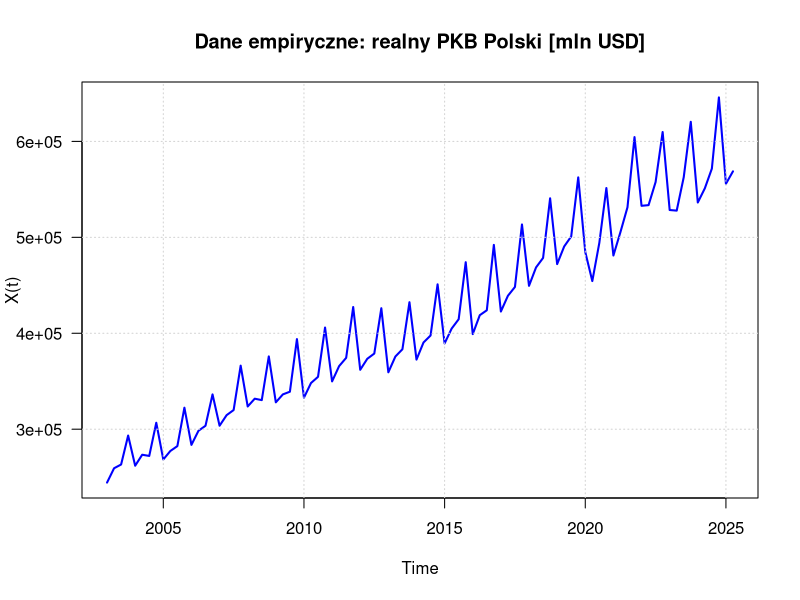
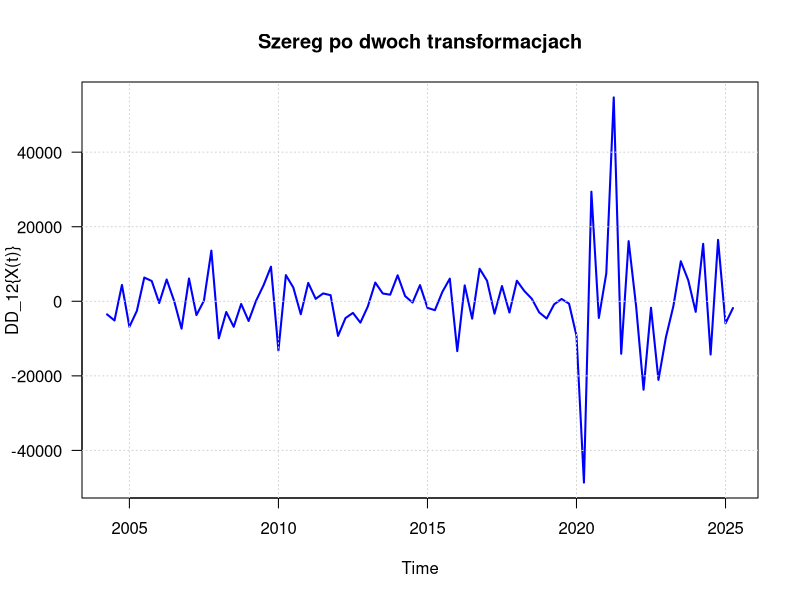
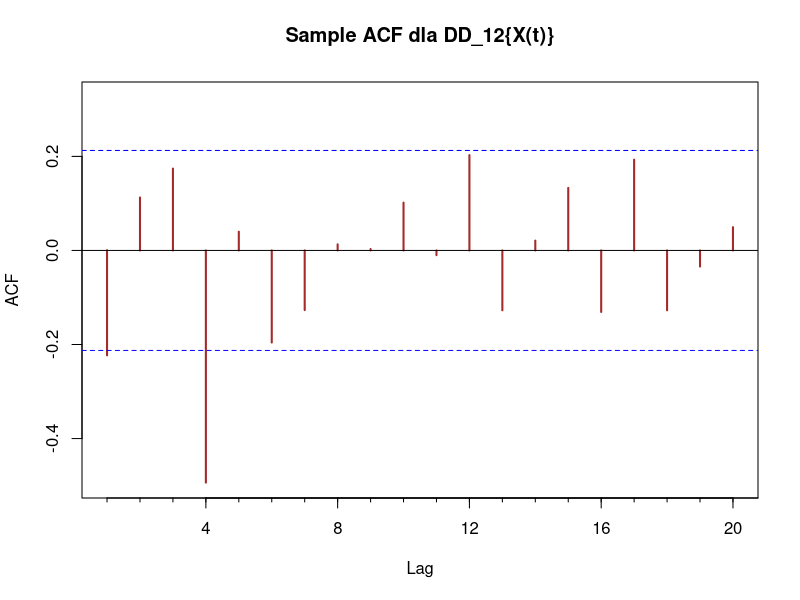
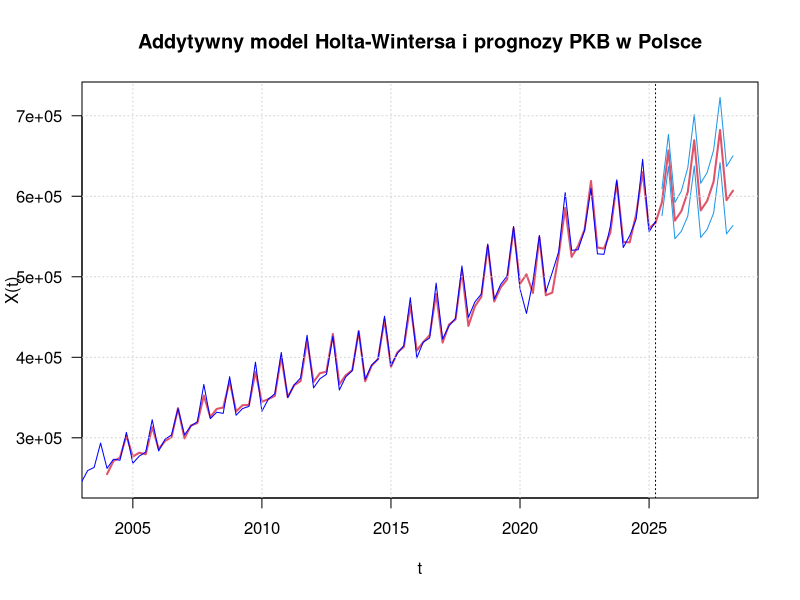
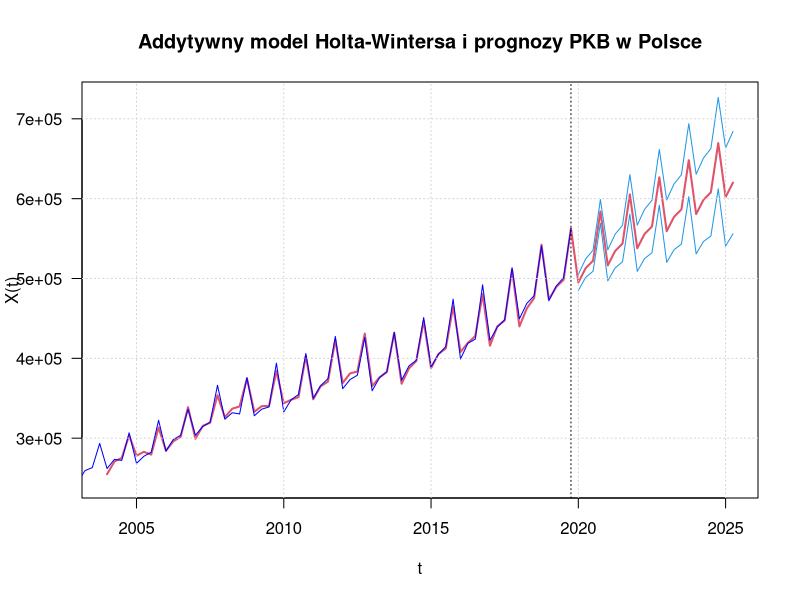
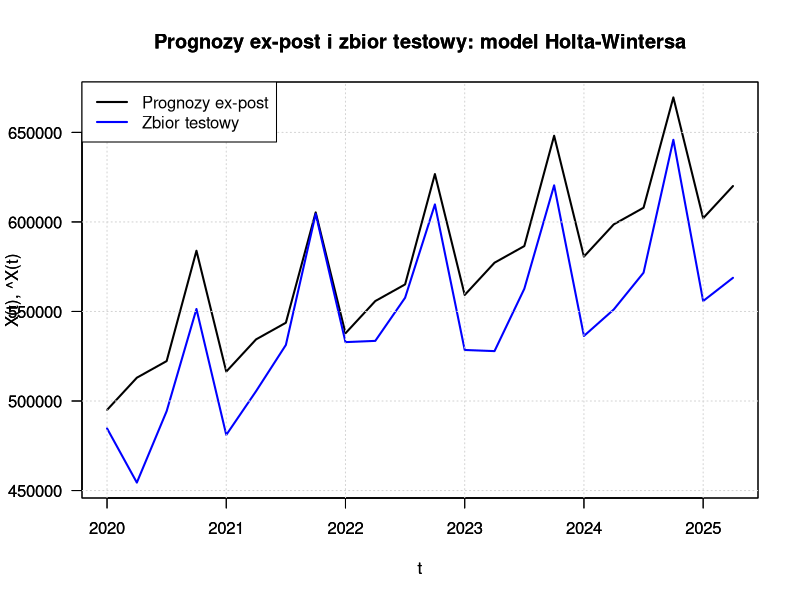
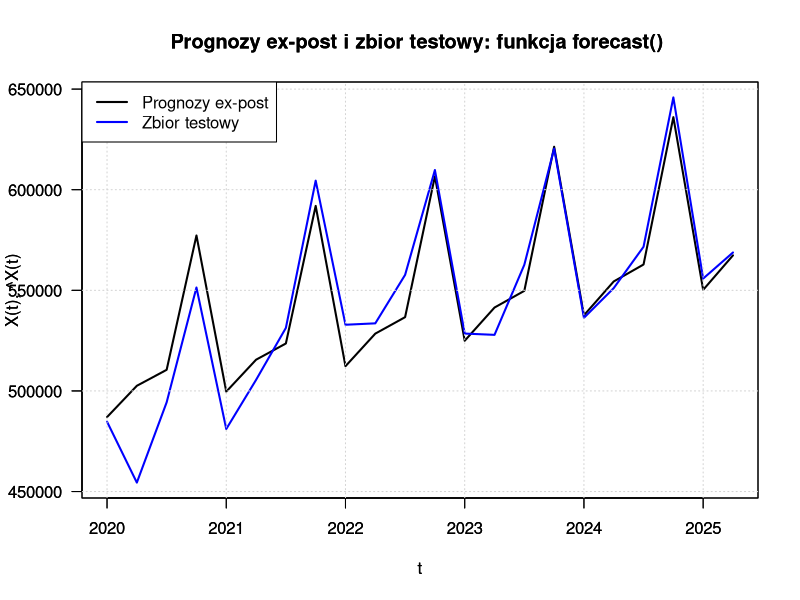
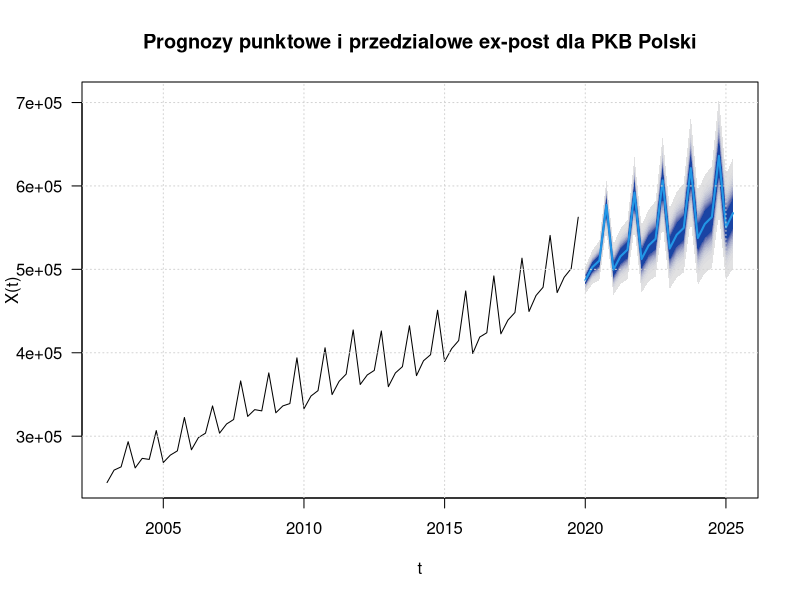

Write R code to recreate these figures, in order.
#### Analiza szeregow czasowych (M.S.) - laboratorium nr 5 (29 X 2025)
####  Tematy: 
####  1) Wygladzanie za pomoca metody Holta-Wintersa
####  2) Konstrukcja prognoz punktowych i przedzialowych; kryteria jakosci prognoz
####  3) Metoda dekompozycji STL (loess) i prognozowanie
####  Dane zrodlowe:  https://fred.stlouisfed.org/series/NGDPRNSAXDCPLQ 


####  1. Wczytanie i wstepna wizualizacja danych zrodlowych

library(tseries)
library(forecast)

dane <- read.csv("PLGDPQ.csv",header=TRUE,dec=".")

head(dane)
colnames(dane) <- c("Data","PKB")

# dane rejestrowane co kwartal
Xt <- dane$PKB

# konwersja do obiektu typu ts()
Xts <- ts(Xt,start=c(2003,1),frequency=4) 

plot(Xts,type="l",lwd=2,col="blue",xlab="Time",ylab="X(t)",main="Dane empiryczne: realny PKB Polski [mln USD]",las=1)
grid()

# retrospekcja:  dwukrotne roznicowanie (przyrosty, rozn. sezonowe)
Xts_2 <- diff(diff(Xts,lag=4))
plot(Xts_2,type="l",lwd=2,col="blue",xlab="Time",ylab="DD_12{X(t)}",main="Szereg po dwoch transformacjach",las=1)
grid()

Acf(Xts_2,lag.max=20,lwd=2,col="brown",main="Sample ACF dla DD_12{X(t)}")


####  2. Addytywna metoda Holta-Wintersa i prognozy ex-ante

# 3-letni horyzont prognozy
H <- 12

## a) wywolanie funkcji HoltWinters() w wersji podstawowej, model addytywny
HWadd <- HoltWinters(Xts,seasonal="additive")

# przykladowe reczne ustawienie parametrow wygladzenia [Hyndman: beta < alpha]
#HWadd <- HoltWinters(Xts,seasonal="additive",alpha=0.3,beta=0.2,gamma=0.25)

# parametry wygladzenia i skladniki trend/sezon
c(HWadd$alpha,HWadd$beta,HWadd$gamma)

HWadd$coefficients

## b) prognozy punktowe i przedzialowe na H okresow
HWaddprogn <- predict(HWadd,H,prediction.interval = TRUE,level=0.95)

# podglad prognoz ex-ante
HWaddprogn

# wizualizacja prognoz
plot(HWadd,HWaddprogn,lwd=2,col="blue",xlab="t",ylab="X(t)",main="Addytywny model Holta-Wintersa i prognozy PKB w Polsce",las=1)
grid()


#### 2'. HW multiplikatywny
## HWmult <- HoltWinters(Xts,seasonal="multiplicative") ....



#### 3. Addytywna metoda Holta-Wintersa: prognozowanie ex-post


## a) podzial trajektorii {X(t)} na zbior treningowy i testowy
N <- length(Xts)

# zbior treningowy
Xlearn <- window(Xts,start=c(2003,1),end=c(2019,4))

N1 <- length(Xlearn)
H <- N-N1
N1/N

# zbior testowy
Xtest <- window(Xts,start=c(2020,1))

## b) wygladzenie i prognozowanie metoda Holta-Wintersa + ustawienia startowe dla parametrow wygladzenia


HWadd2 <- HoltWinters(Xlearn,seasonal="additive",optim.start = c(alpha = 0.3, beta = 0.1, gamma = 0.1))

# prognozy punktowe i przedzialowe ex-post
HWadd2progn <- predict(HWadd2,H,prediction.interval = TRUE,level=0.95)

# wizualizacja prognoz punktowych i przedzialowych ex-post
plot(HWadd2,HWadd2progn,lwd=2,col="blue",xlab="t",ylab="X(t)",main="Addytywny model Holta-Wintersa i prognozy PKB w Polsce",las=1)
grid()

# podglad zbioru testowego i prognoz punktowych ex-post
cbind(Xtest,HWadd2progn[,1])

# wizualizacja: zbior testowy vs. prognozy ex-post
y_ <- min(c(HWadd2progn[,1],Xtest))
Y_ <- max(c(HWadd2progn[,1],Xtest))

plot(HWadd2progn[,1],lwd=2,ylim=c(y_,Y_),xlab="t",ylab="X(t), ^X(t)",main="Prognozy ex-post i zbior testowy: model Holta-Wintersa",las=1)
par(new=TRUE)
plot(Xtest,col="blue",lwd=2,ylim=c(y_,Y_),xlab="t",ylab="X(t), ^X(t)",main="Prognozy ex-post i zbior testowy: model Holta-Wintersa",las=1)
grid()
legend("topleft",c("Prognozy ex-post","Zbior testowy"),col=c("black","blue"),lwd=c(2,2))


## c) kryteria jakosci prognoz ex-post na zbiorze testowym: obliczenia reczne

RMSE <- sqrt(mean((Xtest-HWadd2progn[,1])^2))
MAE  <- mean(abs(Xtest-HWadd2progn[,1])) 
MAPE <- mean(abs((Xtest-HWadd2progn[,1])/Xtest))*100   #MAPE w %

c(RMSE,MAE,MAPE)


## d) konstrukcja prognoz ex-post i obliczanie ich jakosci: funkcje forecast() i accuracy()

# prognozy na czasokres zbioru testowego
progn_fct <- forecast(Xlearn,h=H)

# kryteria jakosci prognoz (na zbiorze testowym!)
accuracy(progn_fct)

# skalowanie osi i wizualizacja {X(t)} oraz prognoz ex-post
y_ <- min(c(progn_fct$mean,Xtest))
Y_ <- max(c(progn_fct$mean,Xtest))

plot(progn_fct$mean,lwd=2,ylim=c(y_,Y_),xlab="t",ylab="X(t), ^X(t)",main="Prognozy ex-post i zbior testowy: funkcja forecast() ",las=1)
par(new=TRUE)
plot(Xtest,col="blue",lwd=2,ylim=c(y_,Y_),xlab="t",ylab="X(t), ^X(t)",main="Prognozy ex-post i zbior testowy: funkcja forecast() ",las=1)
grid()
legend("topleft",c("Prognozy ex-post","Zbior testowy"),col=c("black","blue"),lwd=c(2,2))


# dodatkowe funkcjonalnosci procedury forecast()
progn_fct2 <- forecast(Xlearn,h=H,fan=TRUE)

plot(progn_fct2,xlab="t",ylab="X(t)",main="Prognozy punktowe i przedzialowe ex-post dla PKB Polski",las=1)
grid()

plot(progn_fct2,xlab="t",ylab="X(t)")
grid()
# pomoc dla funkcji forecast
?forecast.ts


#### 4. Dekompozycja STL (seasonal, trend, Loess) i prognozowanie

?stl 

# metoda STL
STLobject <- stl(Xts,s.window="periodic",robust=TRUE)
plot(STLobject)

# prognozowanie "z automatu"
forecast(STLobject,h=12)

plot(forecast(STLobject,h=12))
grid()

# alternatywne wywolanie
# STLobject2 <- stl(Xts,s.window=7)


### 5. ETS - pelna rodzina wygladzen wykladniczych [Hyndman otexts.com] - "zajawka"

?ets
# linkownia:  https://otexts.com/fpp2/ets.html

# wygladzenie ETS - wywolanie podstawowe
etsfit <- ets(Xts)
plot(etsfit)

# prognozowanie
etsforecast <- forecast.ets(etsfit,h=12)
plot(etsforecast)


#################